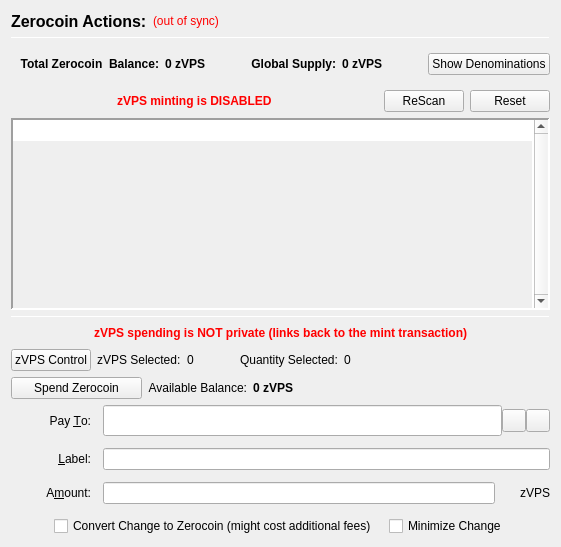
                  <widget class="QFrame" name="verticalFrameLeft">
                   <layout class="QVBoxLayout" name="verticalLayout_2">
                    <item>
                     <layout class="QVBoxLayout" name="verticalLayout_3">
                      <item>
                       <layout class="QHBoxLayout" name="horizontalLayout_3">
                        <item>
                         <widget class="QLabel" name="labelzVPSActions">
                          <property name="font">
                           <font>
                            <pointsize>12</pointsize>
                            <weight>75</weight>
                            <bold>true</bold>
                           </font>
                          </property>
                          <property name="text">
                           <string>Zerocoin Actions:</string>
                          </property>
                          <property name="alignment">
                           <set>Qt::AlignLeading|Qt::AlignLeft|Qt::AlignVCenter</set>
                          </property>
                         </widget>
                        </item>
                        <item>
                         <widget class="QLabel" name="labelzVPSSyncStatus">
                          <property name="toolTip">
                           <string>The displayed information may be out of date. Your wallet automatically synchronizes with the VPS network after a connection is established, but this process has not completed yet.</string>
                          </property>
                          <property name="styleSheet">
                           <string notr="true">QLabel { color: red; }</string>
                          </property>
                          <property name="text">
                           <string notr="true">(out of sync)</string>
                          </property>
                          <property name="alignment">
                           <set>Qt::AlignLeading|Qt::AlignLeft|Qt::AlignVCenter</set>
                          </property>
                         </widget>
                        </item>
                        <item>
                         <spacer name="horizontalSpacer">
                          <property name="orientation">
                           <enum>Qt::Horizontal</enum>
                          </property>
                          <property name="sizeHint" stdset="0">
                           <size>
                            <width>40</width>
                            <height>20</height>
                           </size>
                          </property>
                         </spacer>
                        </item>
                       </layout>
                      </item>
                      <item>
                       <widget class="Line" name="lineUpperLeft">
                        <property name="minimumSize">
                         <size>
                          <width>0</width>
                          <height>1</height>
                         </size>
                        </property>
                        <property name="maximumSize">
                         <size>
                          <width>16777215</width>
                          <height>1</height>
                         </size>
                        </property>
                        <property name="frameShadow">
                         <enum>QFrame::Sunken</enum>
                        </property>
                        <property name="orientation">
                         <enum>Qt::Horizontal</enum>
                        </property>
                       </widget>
                      </item>
                      <item>
                       <widget class="QFrame" name="balanceSupplyFrame">
                        <layout class="QHBoxLayout" name="horizontalLayout_2" stretch="0,0,0,1,0">
                         <property name="rightMargin">
                          <number>0</number>
                         </property>
                         <item>
                          <layout class="QHBoxLayout" name="horizontalLayout_34">
                           <item>
                            <widget class="QLabel" name="labelzAvailableText_3">
                             <property name="font">
                              <font>
                               <weight>75</weight>
                               <bold>true</bold>
                              </font>
                             </property>
                             <property name="toolTip">
                              <string>Total Balance including unconfirmed and immature zVPS</string>
                             </property>
                             <property name="text">
                              <string>Total Zerocoin  Balance:</string>
                             </property>
                             <property name="alignment">
                              <set>Qt::AlignRight|Qt::AlignTrailing|Qt::AlignVCenter</set>
                             </property>
                            </widget>
                           </item>
                           <item>
                            <widget class="QLabel" name="labelzAvailableAmount_4">
                             <property name="minimumSize">
                              <size>
                               <width>40</width>
                               <height>0</height>
                              </size>
                             </property>
                             <property name="font">
                              <font>
                               <weight>75</weight>
                               <bold>true</bold>
                              </font>
                             </property>
                             <property name="toolTip">
                              <string>Total Balance including unconfirmed and immature zVPS</string>
                             </property>
                             <property name="text">
                              <string>0 zVPS</string>
                             </property>
                             <property name="alignment">
                              <set>Qt::AlignLeading|Qt::AlignLeft|Qt::AlignVCenter</set>
                             </property>
                            </widget>
                           </item>
                          </layout>
                         </item>
                         <item>
                          <spacer name="horizontalSpacer_32">
                           <property name="orientation">
                            <enum>Qt::Horizontal</enum>
                           </property>
                           <property name="sizeHint" stdset="0">
                            <size>
                             <width>40</width>
                             <height>20</height>
                            </size>
                           </property>
                          </spacer>
                         </item>
                         <item>
                          <layout class="QHBoxLayout" name="horizontalLayout_35">
                           <item>
                            <widget class="QLabel" name="labelZsupplyText_2">
                             <property name="font">
                              <font>
                               <weight>75</weight>
                               <bold>true</bold>
                              </font>
                             </property>
                             <property name="text">
                              <string>Global Supply:</string>
                             </property>
                             <property name="alignment">
                              <set>Qt::AlignRight|Qt::AlignTrailing|Qt::AlignVCenter</set>
                             </property>
                            </widget>
                           </item>
                           <item>
                            <widget class="QLabel" name="labelZsupplyAmount_2">
                             <property name="font">
                              <font>
                               <weight>75</weight>
                               <bold>true</bold>
                              </font>
                             </property>
                             <property name="text">
                              <string>0 zVPS</string>
                             </property>
                            </widget>
                           </item>
                          </layout>
                         </item>
                         <item>
                          <spacer name="horizontalSpacer_31">
                           <property name="orientation">
                            <enum>Qt::Horizontal</enum>
                           </property>
                           <property name="sizeHint" stdset="0">
                            <size>
                             <width>40</width>
                             <height>20</height>
                            </size>
                           </property>
                          </spacer>
                         </item>
                         <item>
                          <widget class="QPushButton" name="pushButtonShowDenoms">
                           <property name="toolTip">
                            <string>Show zVPS denominations list</string>
                           </property>
                           <property name="text">
                            <string>Show Denominations</string>
                           </property>
                          </widget>
                         </item>
                        </layout>
                       </widget>
                      </item>
                      <item>
                       <layout class="QHBoxLayout" name="horizontalLayout_4">
                        <item>
                         <spacer name="horizontalSpacer_2">
                          <property name="orientation">
                           <enum>Qt::Horizontal</enum>
                          </property>
                          <property name="sizeHint" stdset="0">
                           <size>
                            <width>40</width>
                            <height>20</height>
                           </size>
                          </property>
                         </spacer>
                        </item>
                        <item>
                         <widget class="QLabel" name="label">
                          <property name="styleSheet">
                           <string notr="true">color: red;
font-weight: bold;</string>
                          </property>
                          <property name="text">
                           <string>zVPS minting is DISABLED</string>
                          </property>
                         </widget>
                        </item>
                        <item>
                         <spacer name="horizontalSpacer_3">
                          <property name="orientation">
                           <enum>Qt::Horizontal</enum>
                          </property>
                          <property name="sizeHint" stdset="0">
                           <size>
                            <width>40</width>
                            <height>20</height>
                           </size>
                          </property>
                         </spacer>
                        </item>
                        <item>
                         <widget class="QPushButton" name="pushButtonMintReset">
                          <property name="maximumSize">
                           <size>
                            <width>80</width>
                            <height>16777215</height>
                           </size>
                          </property>
                          <property name="toolTip">
                           <string>Rescan the complete blockchain for  Zerocoin mints and their meta-data.</string>
                          </property>
                          <property name="text">
                           <string>ReScan</string>
                          </property>
                         </widget>
                        </item>
                        <item>
                         <widget class="QPushButton" name="pushButtonSpentReset">
                          <property name="maximumSize">
                           <size>
                            <width>80</width>
                            <height>16777215</height>
                           </size>
                          </property>
                          <property name="toolTip">
                           <string>Reset Zerocoin Wallet DB. Deletes transactions that did not make it into the blockchain.</string>
                          </property>
                          <property name="text">
                           <string>Reset</string>
                          </property>
                         </widget>
                        </item>
                       </layout>
                      </item>
                      <item>
                       <widget class="QPlainTextEdit" name="TEMintStatus">
                        <property name="font">
                         <font>
                          <pointsize>8</pointsize>
                         </font>
                        </property>
                        <property name="toolTip">
                         <string>Status and/or Mesages from the last Mint Action.</string>
                        </property>
                        <property name="frameShape">
                         <enum>QFrame::Panel</enum>
                        </property>
                        <property name="frameShadow">
                         <enum>QFrame::Sunken</enum>
                        </property>
                        <property name="lineWidth">
                         <number>2</number>
                        </property>
                        <property name="midLineWidth">
                         <number>2</number>
                        </property>
                        <property name="verticalScrollBarPolicy">
                         <enum>Qt::ScrollBarAlwaysOn</enum>
                        </property>
                        <property name="horizontalScrollBarPolicy">
                         <enum>Qt::ScrollBarAlwaysOff</enum>
                        </property>
                        <property name="readOnly">
                         <bool>true</bool>
                        </property>
                        <property name="plainText">
                         <string notr="true"/>
                        </property>
                        <property name="backgroundVisible">
                         <bool>true</bool>
                        </property>
                       </widget>
                      </item>
                      <item>
                       <widget class="Line" name="line">
                        <property name="minimumSize">
                         <size>
                          <width>0</width>
                          <height>1</height>
                         </size>
                        </property>
                        <property name="maximumSize">
                         <size>
                          <width>16777215</width>
                          <height>1</height>
                         </size>
                        </property>
                        <property name="orientation">
                         <enum>Qt::Horizontal</enum>
                        </property>
                       </widget>
                      </item>
                      <item>
                       <layout class="QHBoxLayout" name="horizontalLayout_7">
                        <item>
                         <spacer name="horizontalSpacer_18">
                          <property name="orientation">
                           <enum>Qt::Horizontal</enum>
                          </property>
                          <property name="sizeHint" stdset="0">
                           <size>
                            <width>40</width>
                            <height>20</height>
                           </size>
                          </property>
                         </spacer>
                        </item>
                        <item>
                         <widget class="QLabel" name="label_2">
                          <property name="styleSheet">
                           <string notr="true">color: red;
font-weight: bold;</string>
                          </property>
                          <property name="text">
                           <string>zVPS spending is NOT private (links back to the mint transaction)</string>
                          </property>
                         </widget>
                        </item>
                        <item>
                         <spacer name="horizontalSpacer_30">
                          <property name="orientation">
                           <enum>Qt::Horizontal</enum>
                          </property>
                          <property name="sizeHint" stdset="0">
                           <size>
                            <width>40</width>
                            <height>20</height>
                           </size>
                          </property>
                         </spacer>
                        </item>
                       </layout>
                      </item>
                      <item>
                       <layout class="QHBoxLayout" name="horizontalLayout_24">
                        <property name="leftMargin">
                         <number>0</number>
                        </property>
                        <property name="bottomMargin">
                         <number>0</number>
                        </property>
                        <item>
                         <widget class="QPushButton" name="pushButtonZPivControl">
                          <property name="text">
                           <string>zVPS Control</string>
                          </property>
                         </widget>
                        </item>
                        <item>
                         <widget class="QLabel" name="labelzPivSelected">
                          <property name="text">
                           <string>zVPS Selected:</string>
                          </property>
                         </widget>
                        </item>
                        <item>
                         <widget class="QLabel" name="labelzPivSelected_int">
                          <property name="text">
                           <string>0</string>
                          </property>
                         </widget>
                        </item>
                        <item>
                         <spacer name="horizontalSpacer_17">
                          <property name="orientation">
                           <enum>Qt::Horizontal</enum>
                          </property>
                          <property name="sizeType">
                           <enum>QSizePolicy::Fixed</enum>
                          </property>
                          <property name="sizeHint" stdset="0">
                           <size>
                            <width>40</width>
                            <height>20</height>
                           </size>
                          </property>
                         </spacer>
                        </item>
                        <item>
                         <widget class="QLabel" name="labelQuantitySelected">
                          <property name="text">
                           <string>Quantity Selected:</string>
                          </property>
                         </widget>
                        </item>
                        <item>
                         <widget class="QLabel" name="labelQuantitySelected_int">
                          <property name="text">
                           <string>0</string>
                          </property>
                         </widget>
                        </item>
                        <item>
                         <spacer name="horizontalSpacer_19">
                          <property name="orientation">
                           <enum>Qt::Horizontal</enum>
                          </property>
                          <property name="sizeHint" stdset="0">
                           <size>
                            <width>40</width>
                            <height>20</height>
                           </size>
                          </property>
                         </spacer>
                        </item>
                       </layout>
                      </item>
                      <item>
                       <layout class="QHBoxLayout" name="horizontalLayout_6">
                        <item>
                         <widget class="QPushButton" name="pushButtonSpendzVPS">
                          <property name="minimumSize">
                           <size>
                            <width>131</width>
                            <height>0</height>
                           </size>
                          </property>
                          <property name="toolTip">
                           <string>Spend Zerocoin. Without 'Pay To:' address creates payments to yourself.</string>
                          </property>
                          <property name="text">
                           <string>Spend Zerocoin</string>
                          </property>
                         </widget>
                        </item>
                        <item>
                         <widget class="QLabel" name="labelzVPSBalanceText">
                          <property name="toolTip">
                           <string>Available (mature and spendable) zVPS for spending</string>
                          </property>
                          <property name="text">
                           <string>Available Balance:</string>
                          </property>
                          <property name="alignment">
                           <set>Qt::AlignRight|Qt::AlignTrailing|Qt::AlignVCenter</set>
                          </property>
                         </widget>
                        </item>
                        <item>
                         <widget class="QLabel" name="labelzAvailableAmount_2">
                          <property name="font">
                           <font>
                            <weight>75</weight>
                            <bold>true</bold>
                           </font>
                          </property>
                          <property name="toolTip">
                           <string>Available (mature and spendable) zVPS for spending

zVPS are mature when they have more than 20 confirmations AND more than 2 mints of the same denomination after them were minted</string>
                          </property>
                          <property name="text">
                           <string>0 zVPS</string>
                          </property>
                          <property name="alignment">
                           <set>Qt::AlignLeading|Qt::AlignLeft|Qt::AlignVCenter</set>
                          </property>
                         </widget>
                        </item>
                        <item>
                         <spacer name="horizontalSpacer_4">
                          <property name="orientation">
                           <enum>Qt::Horizontal</enum>
                          </property>
                          <property name="sizeHint" stdset="0">
                           <size>
                            <width>40</width>
                            <height>20</height>
                           </size>
                          </property>
                         </spacer>
                        </item>
                       </layout>
                      </item>
                      <item>
                       <layout class="QGridLayout" name="gridLayout_7">
                        <property name="spacing">
                         <number>12</number>
                        </property>
                        <item row="0" column="0">
                         <widget class="QLabel" name="payToLabel">
                          <property name="minimumSize">
                           <size>
                            <width>80</width>
                            <height>0</height>
                           </size>
                          </property>
                          <property name="text">
                           <string>Pay &amp;To:</string>
                          </property>
                          <property name="alignment">
                           <set>Qt::AlignRight|Qt::AlignTrailing|Qt::AlignVCenter</set>
                          </property>
                          <property name="buddy">
                           <cstring>payTo</cstring>
                          </property>
                         </widget>
                        </item>
                        <item row="0" column="1">
                         <layout class="QHBoxLayout" name="payToLayout">
                          <property name="spacing">
                           <number>0</number>
                          </property>
                          <item>
                           <widget class="QValidatedLineEdit" name="payTo">
                            <property name="enabled">
                             <bool>true</bool>
                            </property>
                            <property name="minimumSize">
                             <size>
                              <width>0</width>
                              <height>31</height>
                             </size>
                            </property>
                            <property name="toolTip">
                             <string>The VPS address to send the payment to. Creates local payment to yourself when empty.</string>
                            </property>
                           </widget>
                          </item>
                          <item>
                           <widget class="QToolButton" name="addressBookButton">
                            <property name="toolTip">
                             <string>Choose previously used address</string>
                            </property>
                            <property name="text">
                             <string/>
                            </property>
                            <property name="icon">
                             <iconset resource="../vipo.qrc">
                              <normaloff>:/icons/address-book</normaloff>:/icons/address-book</iconset>
                            </property>
                            <property name="shortcut">
                             <string>Alt+A</string>
                            </property>
                           </widget>
                          </item>
                          <item>
                           <widget class="QToolButton" name="pasteButton">
                            <property name="toolTip">
                             <string>Paste address from clipboard</string>
                            </property>
                            <property name="text">
                             <string/>
                            </property>
                            <property name="icon">
                             <iconset resource="../vipo.qrc">
                              <normaloff>:/icons/editpaste</normaloff>:/icons/editpaste</iconset>
                            </property>
                            <property name="shortcut">
                             <string>Alt+P</string>
                            </property>
                           </widget>
                          </item>
                         </layout>
                        </item>
                        <item row="1" column="0">
                         <widget class="QLabel" name="labelLabel">
                          <property name="minimumSize">
                           <size>
                            <width>80</width>
                            <height>0</height>
                           </size>
                          </property>
                          <property name="text">
                           <string>&amp;Label:</string>
                          </property>
                          <property name="alignment">
                           <set>Qt::AlignRight|Qt::AlignTrailing|Qt::AlignVCenter</set>
                          </property>
                          <property name="buddy">
                           <cstring>addAsLabel</cstring>
                          </property>
                         </widget>
                        </item>
                        <item row="1" column="1">
                         <widget class="QLineEdit" name="addAsLabel">
                          <property name="toolTip">
                           <string>Enter a label for this address to add it to the list of used addresses</string>
                          </property>
                         </widget>
                        </item>
                        <item row="2" column="0">
                         <widget class="QLabel" name="amountLabel">
                          <property name="minimumSize">
                           <size>
                            <width>80</width>
                            <height>0</height>
                           </size>
                          </property>
                          <property name="text">
                           <string>A&amp;mount:</string>
                          </property>
                          <property name="alignment">
                           <set>Qt::AlignRight|Qt::AlignTrailing|Qt::AlignVCenter</set>
                          </property>
                          <property name="buddy">
                           <cstring>zVPSpayAmount</cstring>
                          </property>
                         </widget>
                        </item>
                        <item row="2" column="1">
                         <layout class="QHBoxLayout" name="horizontalLayout_9">
                          <property name="spacing">
                           <number>0</number>
                          </property>
                          <item>
                           <widget class="QLineEdit" name="zVPSpayAmount"/>
                          </item>
                          <item>
                           <widget class="QLabel" name="labelzVPS">
                            <property name="minimumSize">
                             <size>
                              <width>55</width>
                              <height>0</height>
                             </size>
                            </property>
                            <property name="text">
                             <string>zVPS</string>
                            </property>
                            <property name="alignment">
                             <set>Qt::AlignRight|Qt::AlignTrailing|Qt::AlignVCenter</set>
                            </property>
                           </widget>
                          </item>
                         </layout>
                        </item>
                        <item row="3" column="0" colspan="2">
                         <layout class="QHBoxLayout" name="horizontalLayout_10">
                          <item>
                           <spacer name="horizontalSpacer_5">
                            <property name="orientation">
                             <enum>Qt::Horizontal</enum>
                            </property>
                            <property name="sizeHint" stdset="0">
                             <size>
                              <width>40</width>
                              <height>20</height>
                             </size>
                            </property>
                           </spacer>
                          </item>
                          <item>
                           <widget class="QCheckBox" name="checkBoxMintChange">
                            <property name="sizePolicy">
                             <sizepolicy hsizetype="MinimumExpanding" vsizetype="Fixed">
                              <horstretch>0</horstretch>
                              <verstretch>0</verstretch>
                             </sizepolicy>
                            </property>
                            <property name="layoutDirection">
                             <enum>Qt::LeftToRight</enum>
                            </property>
                            <property name="text">
                             <string>Convert Change to Zerocoin (might cost additional fees)</string>
                            </property>
                           </widget>
                          </item>
                          <item>
                           <widget class="QCheckBox" name="checkBoxMinimizeChange">
                            <property name="toolTip">
                             <string>If checked, the wallet tries to minimize the returning change instead of minimizing the number of spent denominations.</string>
                            </property>
                            <property name="text">
                             <string>Minimize Change</string>
                            </property>
                           </widget>
                          </item>
                          <item>
                           <spacer name="horizontalSpacer_6">
                            <property name="orientation">
                             <enum>Qt::Horizontal</enum>
                            </property>
                            <property name="sizeHint" stdset="0">
                             <size>
                              <width>40</width>
                              <height>20</height>
                             </size>
                            </property>
                           </spacer>
                          </item>
                         </layout>
                        </item>
                       </layout>
                      </item>
                     </layout>
                    </item>
                   </layout>
                  </widget>
